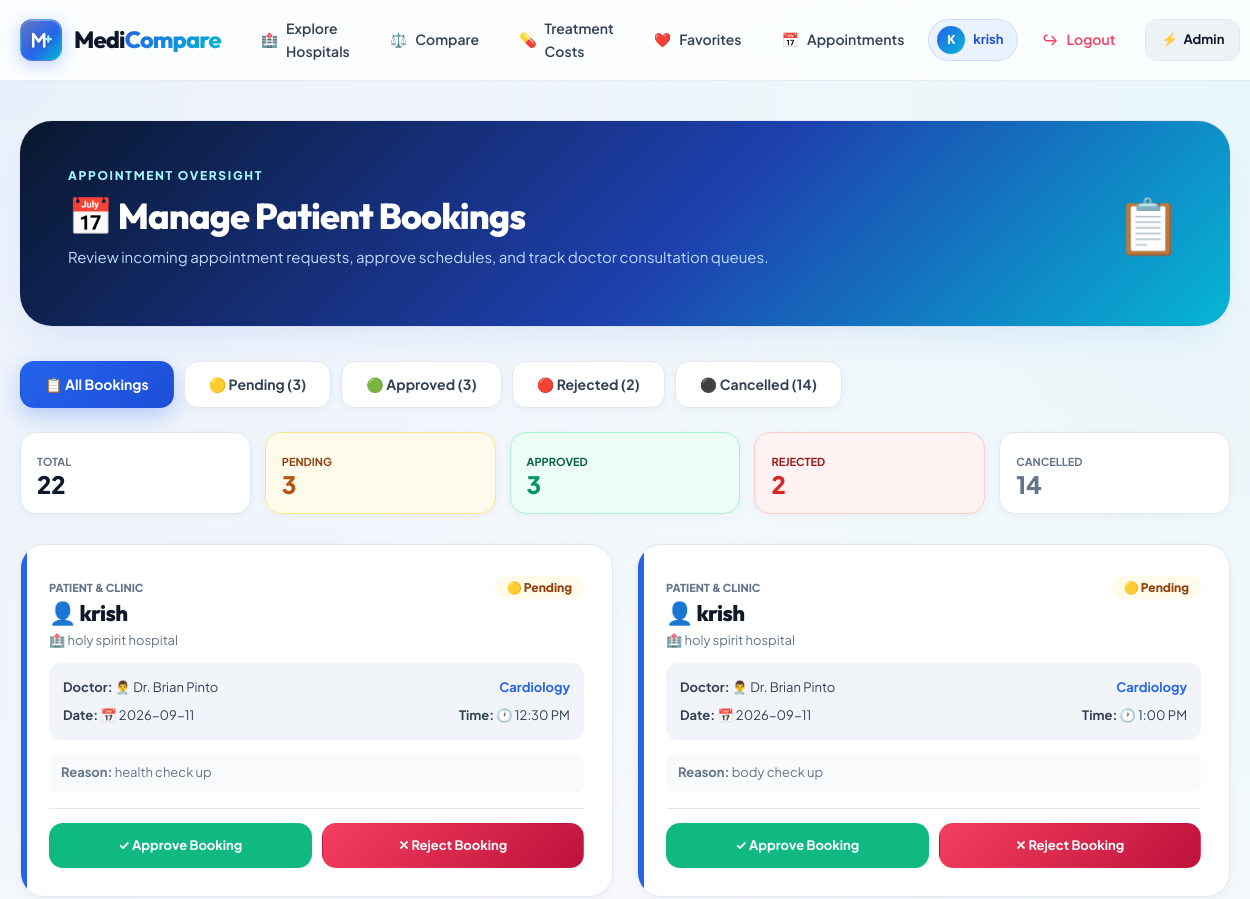
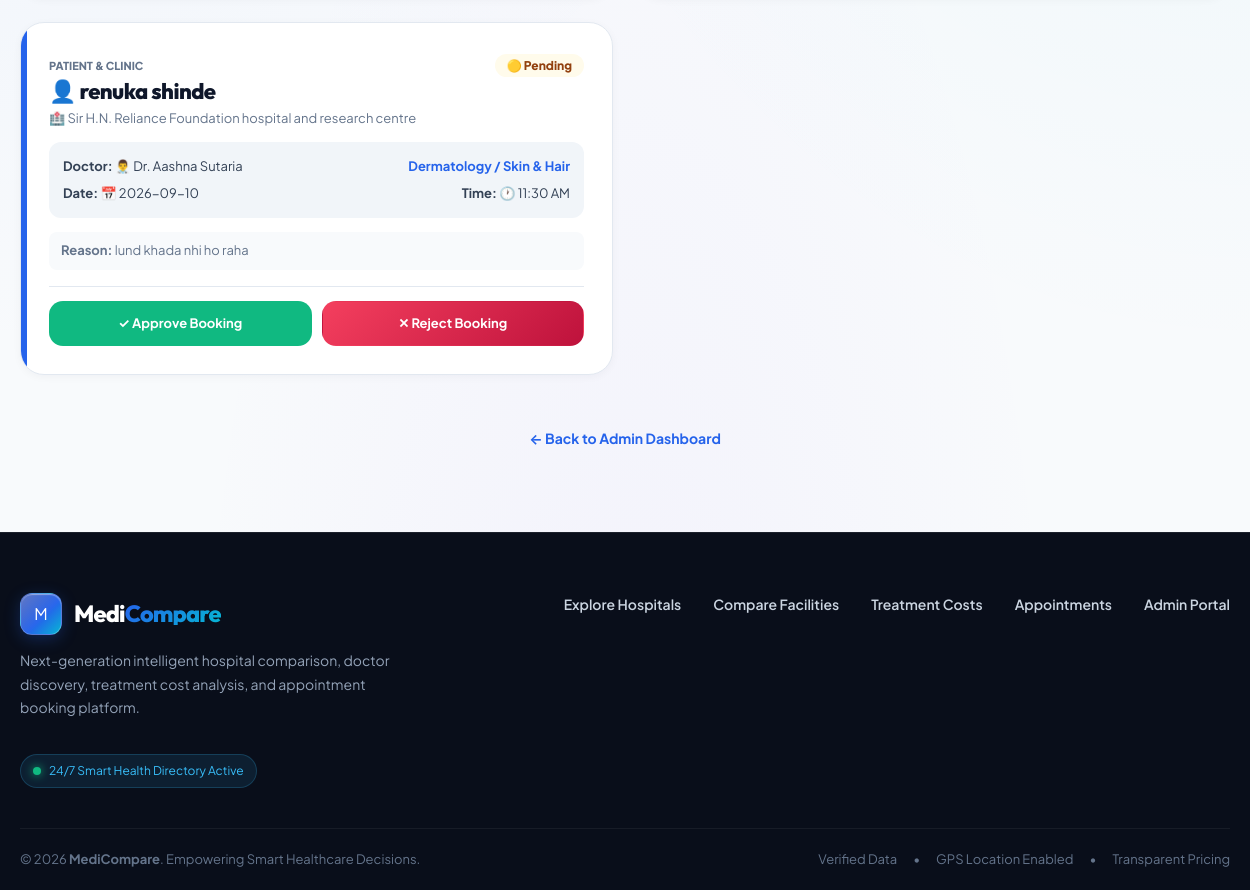
The page /admin/appointments (signed in) on the database its author committed (2 pictures, top to bottom).
### tables this page shows
CREATE TABLE users(
    id INTEGER PRIMARY KEY AUTOINCREMENT,
    full_name TEXT NOT NULL,
    email TEXT UNIQUE NOT NULL,
    password TEXT NOT NULL,
    role TEXT DEFAULT 'user'
, google_id TEXT, profile_picture TEXT, auth_provider TEXT DEFAULT 'local');

CREATE TABLE appointments(
    id INTEGER PRIMARY KEY AUTOINCREMENT,
    user_id INTEGER NOT NULL,
    hospital_id INTEGER NOT NULL,
    doctor_id INTEGER NOT NULL,
    appointment_date TEXT NOT NULL,
    reason TEXT,
    status TEXT DEFAULT 'Pending', appointment_time TEXT,

    FOREIGN KEY(user_id) REFERENCES users(id),
    FOREIGN KEY(hospital_id) REFERENCES hospitals(id),
    FOREIGN KEY(doctor_id) REFERENCES doctors(id)
);

CREATE TABLE hospitals (
    id INTEGER PRIMARY KEY AUTOINCREMENT,
    hospital_name TEXT NOT NULL,
    city TEXT,
    address TEXT,
    phone TEXT,
    hospital_type TEXT,
    rating REAL,
    emergency INTEGER,
    ambulance INTEGER,
    icu INTEGER
, map_link TEXT, image TEXT);

CREATE TABLE doctors (
    id INTEGER PRIMARY KEY AUTOINCREMENT,
    hospital_id INTEGER,
    doctor_name TEXT,
    specialization TEXT,
    experience INTEGER,
    consultation_fee INTEGER, available_days TEXT, start_time TEXT, end_time TEXT, qualification TEXT, available_time TEXT,
    FOREIGN KEY(hospital_id) REFERENCES hospitals(id)
);

### app.py (the view)
@app.route("/admin/appointments")
def admin_appointments():
    access_check = admin_required()
    if access_check:
        return access_check
    conn = get_connection()
    cursor = conn.cursor()
    status_filter = request.args.get("status")
    query = """
        SELECT
            appointments.id,
            appointments.appointment_date,
            appointments.appointment_time,
            appointments.reason,
            appointments.status,

            users.full_name,

            hospitals.hospital_name,

            doctors.doctor_name,
            doctors.specialization

        FROM appointments

        JOIN users
            ON appointments.user_id = users.id

        JOIN hospitals
            ON appointments.hospital_id = hospitals.id

        JOIN doctors
            ON appointments.doctor_id = doctors.id
    """
    if status_filter in [
        "Pending",
        "Approved",
        "Rejected",
        "Cancelled"
    ]:
        query += """
            WHERE appointments.status=?
        """
        query += """
            ORDER BY
                appointments.appointment_date DESC,
                appointments.appointment_time ASC
        """
        cursor.execute(
            query,
            (status_filter,)
        )
    else:
        query += """
            ORDER BY
                appointments.appointment_date DESC,
                appointments.appointment_time ASC
        """
        cursor.execute(query)
    appointments = cursor.fetchall()
    cursor.execute("""
        SELECT COUNT(*)
        FROM appointments
    """)
    total = cursor.fetchone()[0]
    cursor.execute("""
        SELECT COUNT(*)
        FROM appointments
        WHERE status='Pending'
    """)
    pending = cursor.fetchone()[0]
    cursor.execute("""
        SELECT COUNT(*)
        FROM appointments
        WHERE status='Approved'
    """)
    approved = cursor.fetchone()[0]
    cursor.execute("""
        SELECT COUNT(*)
        FROM appointments
        WHERE status='Rejected'
    """)
    rejected = cursor.fetchone()[0]
    cursor.execute("""
        SELECT COUNT(*)
        FROM appointments
        WHERE status='Cancelled'
    """)
    cancelled = cursor.fetchone()[0]
    appointment_counts = {
        "total": total,
        "pending": pending,
        "approved": approved,
        "rejected": rejected,
        "cancelled": cancelled
    }
    conn.close()
    return render_template(
        "admin/appointments.html",
        appointments=appointments,
        status_filter=status_filter,
        appointment_counts=appointment_counts
    )

### templates/admin/appointments.html (shortened to what this page needs)
{% extends "base.html" %}
{% block content %}
<div class="admin-dashboard">
    <section class="admin-hero" style="background: linear-gradient(135deg, #09172e 0%, #1e40af 55%, #06b6d4 100%);">
        <div>
            <span class="eyebrow" style="color: #a5f3fc;">APPOINTMENT OVERSIGHT</span>
            <h1>📅 Manage Patient Bookings</h1>
            <p>Review incoming appointment requests, approve schedules, and track doctor consultation queues.</p>
        </div>
        <div class="admin-hero-icon">📋</div>
    </section>
    <div style="display: flex; gap: 10px; flex-wrap: wrap; margin-bottom: 24px;">
        <a
            href="/admin/appointments"
            class="btn {% if not status_filter %}btn-primary{% else %}btn-light{% endif %}"
        >
            📋 All Bookings
        </a>
        <a
            href="/admin/appointments?status=Pending"
            class="btn {% if status_filter == 'Pending' %}btn-primary{% else %}btn-light{% endif %}"
            style="{% if status_filter == 'Pending' %}background: var(--amber); border-color: var(--amber);{% endif %}"
        >
            🟡 Pending ({{ appointment_counts["pending"] or 0 }})
        </a>
        <a
            href="/admin/appointments?status=Approved"
            class="btn {% if status_filter == 'Approved' %}btn-primary{% else %}btn-light{% endif %}"
            style="{% if status_filter == 'Approved' %}background: var(--emerald); border-color: var(--emerald);{% endif %}"
        >
            🟢 Approved ({{ appointment_counts["approved"] or 0 }})
        </a>
        <a
            href="/admin/appointments?status=Rejected"
            class="btn {% if status_filter == 'Rejected' %}btn-primary{% else %}btn-light{% endif %}"
            style="{% if status_filter == 'Rejected' %}background: var(--rose); border-color: var(--rose);{% endif %}"
        >
            🔴 Rejected ({{ appointment_counts["rejected"] or 0 }})
        </a>
        <a
            href="/admin/appointments?status=Cancelled"
            class="btn {% if status_filter == 'Cancelled' %}btn-primary{% else %}btn-light{% endif %}"
        >
            ⚫ Cancelled ({{ appointment_counts["cancelled"] or 0 }})
        </a>
    </div>
    <div style="display: grid; grid-template-columns: repeat(5, 1fr); gap: 14px; margin-bottom: 30px;">
        <div class="hd-stat" style="padding: 16px;">
            <div>
                <span style="font-size: 11px; color: var(--text-muted); font-weight: 700;">TOTAL</span>
                <strong style="font-size: 24px;">{{ appointment_counts["total"] or 0 }}</strong>
            </div>
        </div>
        <div class="hd-stat" style="padding: 16px; border-color: #fde68a; background: #fffbeb;">
            <div>
                <span style="font-size: 11px; color: #92400e; font-weight: 700;">PENDING</span>
                <strong style="font-size: 24px; color: #b45309;">{{ appointment_counts["pending"] or 0 }}</strong>
            </div>
        </div>
        <div class="hd-stat" style="padding: 16px; border-color: #a7f3d0; background: #ecfdf5;">
            <div>
                <span style="font-size: 11px; color: #065f46; font-weight: 700;">APPROVED</span>
                <strong style="font-size: 24px; color: #059669;">{{ appointment_counts["approved"] or 0 }}</strong>
            </div>
        </div>
        <div class="hd-stat" style="padding: 16px; border-color: #fecaca; background: #fef2f2;">
            <div>
                <span style="font-size: 11px; color: #991b1b; font-weight: 700;">REJECTED</span>
                <strong style="font-size: 24px; color: #dc2626;">{{ appointment_counts["rejected"] or 0 }}</strong>
            </div>
        </div>
        <div class="hd-stat" style="padding: 16px;">
            <div>
                <span style="font-size: 11px; color: var(--text-muted); font-weight: 700;">CANCELLED</span>
                <strong style="font-size: 24px; color: var(--text-muted);">{{ appointment_counts["cancelled"] or 0 }}</strong>
            </div>
        </div>
    </div>
    {% if appointments %}
        <div class="appointment-container">
            {% for appointment in appointments %}
                <article class="appointment-card" style="border-radius: var(--radius-lg);">
                    <div style="display: flex; justify-content: space-between; align-items: flex-start; margin-bottom: 12px;">
                        <div>
                            <span style="font-size: 11px; font-weight: 800; color: var(--text-muted); text-transform: uppercase;">PATIENT &amp; CLINIC</span>
                            <h2>👤 {{ appointment.full_name }}</h2>
                            <p style="color: var(--text-muted); font-size: 13px; margin: 2px 0 0;">
                                🏥 {{ appointment.hospital_name }}
                            </p>
                        </div>
                        <div>
                            {% if appointment.status == "Approved" %}
                                <span class="status-approved">🟢 Approved</span>
                            {% elif appointment.status == "Rejected" %}
                                <span class="status-rejected">🔴 Rejected</span>
                            {% elif appointment.status == "Cancelled" %}
                                <span class="status-cancelled">⚫ Cancelled</span>
                            {% else %}
                                <span class="status-pending">🟡 Pending</span>
                            {% endif %}
                        </div>
                    </div>
                    <div style="background: var(--surface-subtle); padding: 14px; border-radius: 12px; margin-bottom: 14px; font-size: 13px;">
                        <div style="display: flex; justify-content: space-between; margin-bottom: 6px;">
                            <span><strong>Doctor:</strong> 👨‍⚕️ {{ appointment.doctor_name }}</span>
                            <span style="color: var(--primary); font-weight: 700;">{{ appointment.specialization }}</span>
                        </div>
                        <div style="display: flex; justify-content: space-between;">
                            <span><strong>Date:</strong> 📅 {{ appointment.appointment_date }}</span>
                            <span><strong>Time:</strong> 🕐 {{ appointment.appointment_time or 'Flexible' }}</span>
                        </div>
                    </div>
                    {% if appointment.reason %}
                        <p style="font-size: 13px; color: var(--text-muted); margin-bottom: 16px; background: #f8fafc; padding: 8px 12px; border-radius: 8px;">
                            <strong>Reason:</strong> {{ appointment.reason }}
                        </p>
                    {% endif %}
                    {% if appointment.status == "Pending" %}
                        <div style="display: flex; gap: 10px; margin-top: 14px; padding-top: 14px; border-top: 1px solid var(--border-subtle);">
                            <a
                                href="/admin/approve/{{ appointment.id }}"
                                class="btn btn-primary"
                                style="flex: 1; background: var(--emerald); box-shadow: none; font-size: 13px;"
                                onclick="return confirm('Approve this appointment?');"
                            >
                                ✓ Approve Booking
                            </a>
                            <a
                                href="/admin/reject/{{ appointment.id }}"
                                class="btn btn-danger"
                                style="flex: 1; box-shadow: none; font-size: 13px;"
                                onclick="return confirm('Reject this appointment?');"
                            >
                                ✕ Reject Booking
                            </a>
                        </div>
                    {% endif %}
                </article>
            {% endfor %}
        </div>
    {% endif %}
    <div style="margin-top: 30px; text-align: center;">
        <a href="/admin/dashboard" style="color: var(--primary); font-weight: 700; font-size: 14px;">
            ← Back to Admin Dashboard
        </a>
    </div>
</div>
{% endblock %}

### templates/base.html (shortened to what this page needs)
<!DOCTYPE html>
<html lang="en">
<head>
    <link href="https://cdn.jsdelivr.net/npm/bootstrap@5.3.3/dist/css/bootstrap.min.css" rel="stylesheet">
    <link rel="stylesheet" href="{{ url_for('static', filename='css/style.css') }}">
</head>
<body>
    <header class="site-header" id="siteHeader">
        <div class="nav-shell">
            <a class="brand" href="/" aria-label="MediCompare Home">
                <span class="brand-mark">
                </span>
                <span class="brand-text">
                    Medi<span>Compare</span>
                </span>
            </a>
            <nav class="main-nav" id="mainNav">
                <a href="/" class="nav-item">
                    <span>🏥</span> Explore Hospitals
                </a>
                <a href="/compare" class="nav-item">
                    <span>⚖️</span> Compare
                </a>
                <a href="/service-comparison" class="nav-item">
                    <span>💊</span> Treatment Costs
                </a>
                {% if user_name or session.get('user_name') %}
                    {% set current_user_name = user_name or session.get('user_name') %}
                    <a href="/favorites" class="nav-item">
                        <span>❤️</span> Favorites
                    </a>
                    <a href="/my-appointments" class="nav-item">
                        <span>📅</span> Appointments
                    </a>
                    <a href="/profile" class="nav-user-chip">
                        <span class="user-avatar-mini">{{ current_user_name[0]|upper }}</span>
                        <span>{{ current_user_name }}</span>
                    </a>
                    <a href="/logout" class="nav-item nav-logout" title="Sign Out">
                        <span>↪</span> Logout
                    </a>
                {% endif %}
                {% if is_admin %}
                <a href="/admin/dashboard" class="nav-admin" title="Admin Portal">
                    <span>⚡</span> Admin
                </a>
                {% endif %}
            </nav>
        </div>
    </header>
    <main class="page-main">
        {% block content %}
        {% endblock %}
    </main>
    <footer class="site-footer">
        <div class="footer-shell">
            <div>
                <a class="brand footer-brand" href="/">
                    <span class="brand-mark">M</span>
                    <span class="brand-text">
                        Medi<span>Compare</span>
                    </span>
                </a>
                <p>
                    Next-generation intelligent hospital comparison, doctor discovery,
                    treatment cost analysis, and appointment booking platform.
                </p>
                <div style="margin-top: 18px; display: inline-flex; align-items: center; gap: 8px; font-size: 12px; color: #38bdf8; background: rgba(56, 189, 248, 0.1); padding: 6px 12px; border-radius: 999px; border: 1px solid rgba(56, 189, 248, 0.2);">
                    <span class="pulse-dot"></span> 24/7 Smart Health Directory Active
                </div>
            </div>
            <div class="footer-links">
                <a href="/">Explore Hospitals</a>
                <a href="/compare">Compare Facilities</a>
                <a href="/service-comparison">Treatment Costs</a>
                <a href="/my-appointments">Appointments</a>
                {% if is_admin %}
                <a href="/admin/dashboard">Admin Portal</a>
                {% endif %}
            </div>
        </div>
        <div class="footer-bottom">
            <div>
                &copy; 2026 <strong>MediCompare</strong>. Empowering Smart Healthcare Decisions.
            </div>
            <div style="display: flex; gap: 16px;">
                <span>Verified Data</span>
                <span>•</span>
                <span>GPS Location Enabled</span>
                <span>•</span>
                <span>Transparent Pricing</span>
            </div>
        </div>
    </footer>
</body>
</html>

### rows shown on the page
users: full_name "krish"
appointments: full_name "krish", hospital_name "holy spirit hospital", status "🟡 Pending", doctor_name "Dr. Brian Pinto", specialization "Cardiology", appointment_date "2026-09-11", appointment_time "12:30 PM", reason "health check up"
appointments: full_name "krish", hospital_name "holy spirit hospital", status "🟡 Pending", doctor_name "Dr. Brian Pinto", specialization "Cardiology", appointment_date "2026-09-11", appointment_time "1:00 PM", reason "body check up"
appointments: full_name "renuka shinde", hospital_name "Sir H.N. Reliance Foundation hospital and research centre", status "🟡 Pending", doctor_name "Dr. Aashna Sutaria", specialization "Dermatology / Skin & Hair", appointment_date "2026-09-10", appointment_time "11:30 AM", reason "lund khada nhi ho raha"

### other values the page prints
{{ current_user_name[0]|upper }} "K"
{{ appointment_counts["pending"] or 0 }} "3"
{{ appointment_counts["approved"] or 0 }} "3"
{{ appointment_counts["rejected"] or 0 }} "2"
{{ appointment_counts["cancelled"] or 0 }} "14"
{{ appointment_counts["total"] or 0 }} "22"
